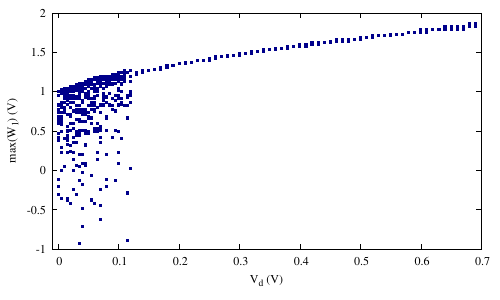

This figure's gnuplot source:
set term pdf
set output "bifurcation.pdf"
set termoption font "Times,13"
set border lw 0.5

set ylabel "max(W_1) (V)"
set xlabel "V_d (V)"
set xrange [-0.01:0.70]
plot "bifurcation.dat" u 1:2 w p notitle pt 5 ps 0.25 lc "dark-blue"
